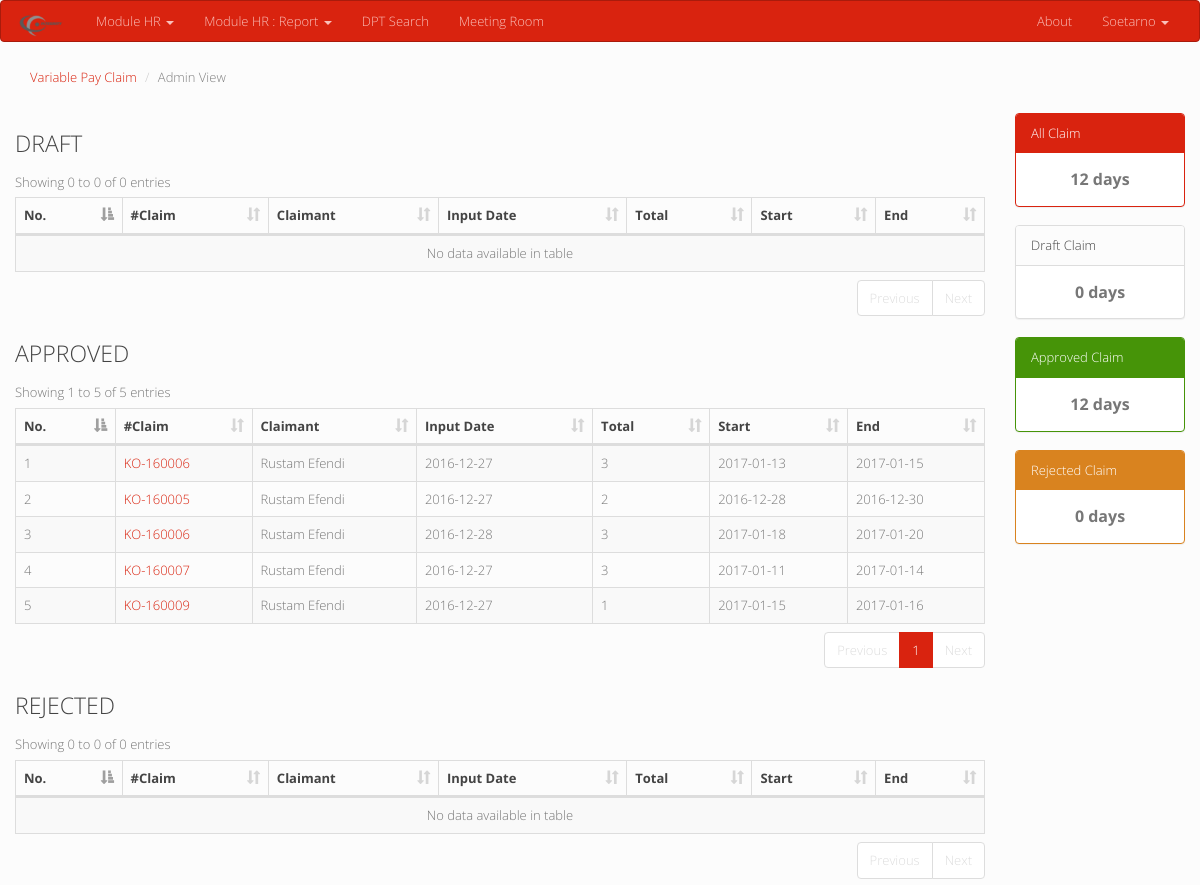
The app's page /admin_vpclaim.php (signed in) with its own data.
### tables this page shows
CREATE TABLE `lembur_log` (
  `id` int(11) NOT NULL,
  `no_claim` varchar(9) NOT NULL,
  `user` varchar(32) NOT NULL,
  `input_by` varchar(32) DEFAULT NULL,
  `tgl_input` date NOT NULL,
  `tgl_start` date NOT NULL,
  `tgl_end` date NOT NULL,
  `total_date` int(11) NOT NULL,
  `tgl_list` varchar(5000) NOT NULL,
  `dollar` int(11) DEFAULT NULL,
  `periode` int(11) NOT NULL,
  `jenis_lembur` varchar(16) NOT NULL,
  `escalated_to` varchar(32) DEFAULT NULL,
  `approved_date` date DEFAULT NULL,
  `approved_by` varchar(32) DEFAULT NULL,
  `rejected_date` date DEFAULT NULL,
  `rejected_by` varchar(32) DEFAULT NULL,
  `status` enum('DRAFT','APPROVED','REJECT') NOT NULL DEFAULT 'DRAFT'
);

CREATE TABLE `users` (
  `id` int(11) NOT NULL,
  `username` varchar(30) NOT NULL,
  `password` varchar(100) NOT NULL,
  `name` varchar(30) NOT NULL,
  `nik` varchar(10) NOT NULL,
  `occupation` varchar(30) NOT NULL,
  `level` varchar(15) NOT NULL,
  `department` varchar(30) NOT NULL,
  `joindate` date NOT NULL,
  `direct_acc` varchar(30) NOT NULL,
  `escalate_to` varchar(30) NOT NULL,
  `picture` varchar(255) NOT NULL,
  `privileges` int(11) NOT NULL,
  `status` enum('active','nonactive') NOT NULL
);

### admin_vpclaim.php (the view, shortened to what this page needs)
<?php
include "__header.php";
$getInfoClaim =
				$ki->query("select
				(select ifnull(sum(total_date),0) from lembur_log where escalated_to = '".$_SESSION['fusn']."') as allvpclaim,
				(select ifnull(sum(total_date),0) from lembur_log where escalated_to = '".$_SESSION['fusn']."' and status = 'DRAFT') as draftvpclaim,
				(select ifnull(sum(total_date),0) from lembur_log where escalated_to = '".$_SESSION['fusn']."' and status = 'APPROVED') as approvedvpclaim,
				(select ifnull(sum(total_date),0) from lembur_log where escalated_to = '".$_SESSION['fusn']."' and status = 'REJECT') as rejectedvpclaim
				");
$CInfo = $getInfoClaim->fetch_assoc();
$getVarPayClaimDataApproved = $ki->query("select a.no_claim as no_claim, b.name as name, a.tgl_input as tgl_input, a.total_date as total_date, a.status as status, a.tgl_start as tgl_start, a.tgl_end as tgl_end from lembur_log a inner join users b on a.user = b.username where a.status = 'APPROVED' and a.escalated_to = '".$_SESSION['fusn']."'");
?>
<div class='container-fluid'>
<div class='row'>
	<div class="col-md-12">
		<ol class="breadcrumb">
		  <li><a href="#">Variable Pay Claim</a></li>
		  <li class="active">Admin View</li>
		</ol>
	</div>
</div>
<div class='row'>
	<div class="col-md-10">
	<div class='row'>
	<div class="col-md-12">
	<h3>DRAFT</h3>
		<table id="draft" class="table table-striped table-bordered" cellspacing="0" width="100%">
		<thead>
		<tr><th>No.</th><th>#Claim</th><th>Claimant</th><th>Input Date</th><th>Total</th><th>Start</th><th>End</th></tr>
		</thead>
		<tbody>
		</tbody>
		</table>
	</div>
	</div>
	<div class='row'>
	<div class="col-md-12">
	<h3>APPROVED</h3>
		<table id="approved" class="table table-striped table-bordered" cellspacing="0" width="100%">
		<thead>
		<tr><th>No.</th><th>#Claim</th><th>Claimant</th><th>Input Date</th><th>Total</th><th>Start</th><th>End</th></tr>
		</thead>
		<tbody>
		<?php
		$numbering = 0;
		while($VPCD = $getVarPayClaimDataApproved->fetch_assoc()){
			echo "<tr>";
			echo "<td>" . ++$numbering . "</td><td><a href='info_vpclaim.php?no=" . $VPCD['no_claim'] . "'>" . $VPCD['no_claim'] . "</a></td><td>" . $VPCD['name'] . "</td><td>" . $VPCD['tgl_input'] . "</td>";
			echo "<td>" . $VPCD['total_date'] . "</td><td>" . $VPCD['tgl_start'] . "</td><td>" . $VPCD['tgl_end'] . "</td>";
			echo "</tr>";
		}
		?>
		</tbody>
		</table>
	</div>
	</div>
	<div class='row'>
	<div class="col-md-12">
	<h3>REJECTED</h3>
		<table id="rejected" class="table table-striped table-bordered" cellspacing="0" width="100%">
		<thead>
		<tr><th>No.</th><th>#Claim</th><th>Claimant</th><th>Input Date</th><th>Total</th><th>Start</th><th>End</th></tr>
		</thead>
		<tbody>
		</tbody>
		</table>
	</div>
	</div>
	</div>
	<div class="col-md-2">
		<div class="panel panel-primary">
			<div class="panel-heading">All Claim</div>
			<div class="panel-body">
				<center style='font-size: 16px'><b><?= $CInfo['allvpclaim']; ?> days</b></center>
			</div>
		</div>
		<div class="panel panel-default">
			<div class="panel-heading">Draft Claim</div>
			<div class="panel-body">
				<center style='font-size: 16px'><b><?= $CInfo['draftvpclaim']; ?> days</b></center>
			</div>
		</div>
		<div class="panel panel-success">
			<div class="panel-heading">Approved Claim</div>
			<div class="panel-body">
				<center style='font-size: 16px'><b><?= $CInfo['approvedvpclaim']; ?> days</b></center>
			</div>
		</div>
		<div class="panel panel-danger">
			<div class="panel-heading">Rejected Claim</div>
			<div class="panel-body">
				<center style='font-size: 16px'><b><?= $CInfo['rejectedvpclaim']; ?> days</b></center>
			</div>
		</div>
	</div>
</div>
</div>
<?php
include "__footer.php";
?>

### records on screen
lembur_log: no_claim "KO-160006", users.name "Rustam Efendi", tgl_input "2016-12-27", total_date "3", tgl_start "2017-01-13", tgl_end "2017-01-15"
lembur_log: no_claim "KO-160005", users.name "Rustam Efendi", tgl_input "2016-12-27", total_date "2", tgl_start "2016-12-28", tgl_end "2016-12-30"
lembur_log: no_claim "KO-160006", users.name "Rustam Efendi", tgl_input "2016-12-28", total_date "3", tgl_start "2017-01-18", tgl_end "2017-01-20"
lembur_log: no_claim "KO-160007", users.name "Rustam Efendi", tgl_input "2016-12-27", total_date "3", tgl_start "2017-01-11", tgl_end "2017-01-14"
lembur_log: no_claim "KO-160009", users.name "Rustam Efendi", tgl_input "2016-12-27", total_date "1", tgl_start "2017-01-15", tgl_end "2017-01-16"

### other values on screen
$_SESSION['fnam'] "Soetarno"
$CInfo['allvpclaim'] "12"
$CInfo['draftvpclaim'] "0"
$CInfo['approvedvpclaim'] "12"
$CInfo['rejectedvpclaim'] "0"
